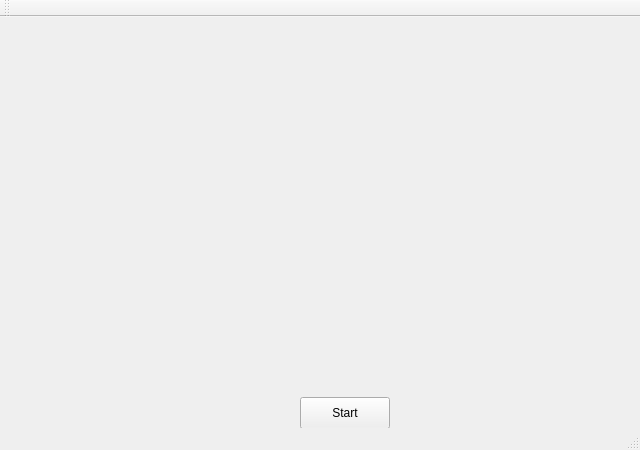
<?xml version="1.0" encoding="UTF-8"?>
<ui version="4.0">
    <class>MainWindow</class>
    <widget class="QMainWindow" name="MainWindow">
        <property name="geometry">
            <rect>
                <x>0</x>
                <y>0</y>
                <width>640</width>
                <height>450</height>
            </rect>
        </property>
        <property name="windowTitle">
            <string>Qt Application Using OpenCV</string>
        </property>
        <widget class="QWidget" name="centralWidget">
            <widget class="CamViewer" name="camViewer" native="true">
                <property name="geometry">
                    <rect>
                        <x>20</x>
                        <y>10</y>
                        <width>600</width>
                        <height>360</height>
                    </rect>
                </property>
                <property name="focusPolicy">
                    <enum>Qt::NoFocus</enum>
                </property>
            </widget>
            <widget class="QPushButton" name="pushButton">
                <property name="geometry">
                    <rect>
                        <x>300</x>
                        <y>380</y>
                        <width>90</width>
                        <height>32</height>
                    </rect>
                </property>
                <property name="text">
                    <string>Start</string>
                </property>
            </widget>
            <zorder>pushButton</zorder>
            <zorder>camViewer</zorder>
        </widget>
        <widget class="QMenuBar" name="menuBar">
            <property name="geometry">
                <rect>
                    <x>0</x>
                    <y>0</y>
                    <width>640</width>
                    <height>22</height>
                </rect>
            </property>
        </widget>
        <widget class="QToolBar" name="mainToolBar">
            <attribute name="toolBarArea">
                <enum>TopToolBarArea</enum>
            </attribute>
            <attribute name="toolBarBreak">
                <bool>false</bool>
            </attribute>
        </widget>
        <widget class="QStatusBar" name="statusBar"/>
    </widget>
    <layoutdefault spacing="6" margin="11"/>
    <customwidgets>
        <customwidget>
            <class>CamViewer</class>
            <extends>QWidget</extends>
            <header>camviewer.h</header>
        </customwidget>
    </customwidgets>
    <resources/>
    <connections/>
</ui>
